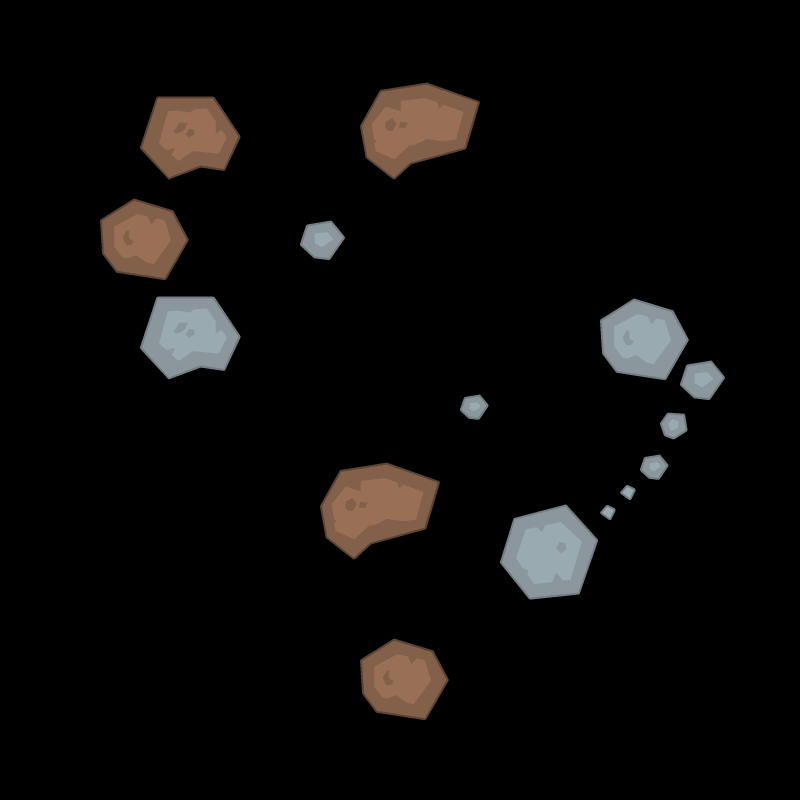

Rendered tile map (Tiled .tmx) drawn with the repository's tilesets; below, a short description and the full map source, tile grids included:
An orthogonal 40x40 tile map with 20x20 px tiles, 1 tile layer (Front Layer).

<map version="1.0" orientation="orthogonal" renderorder="right-down" width="40" height="40" tilewidth="20" tileheight="20" nextobjectid="1">
 <tileset firstgid="1" name="Meteors" tilewidth="120" tileheight="98" tilecount="20" columns="0">
  <tile id="0">
   <image width="101" height="84" source="Space shooter assets/PNG/Meteors/meteorBrown_big1.png" />
  </tile>
  <tile id="1">
   <image width="120" height="98" source="Space shooter assets/PNG/Meteors/meteorBrown_big2.png" />
  </tile>
  <tile id="2">
   <image width="89" height="82" source="Space shooter assets/PNG/Meteors/meteorBrown_big3.png" />
  </tile>
  <tile id="3">
   <image width="98" height="96" source="Space shooter assets/PNG/Meteors/meteorBrown_big4.png" />
  </tile>
  <tile id="4">
   <image width="43" height="43" source="Space shooter assets/PNG/Meteors/meteorBrown_med1.png" />
  </tile>
  <tile id="5">
   <image width="45" height="40" source="Space shooter assets/PNG/Meteors/meteorBrown_med3.png" />
  </tile>
  <tile id="6">
   <image width="28" height="28" source="Space shooter assets/PNG/Meteors/meteorBrown_small1.png" />
  </tile>
  <tile id="7">
   <image width="29" height="26" source="Space shooter assets/PNG/Meteors/meteorBrown_small2.png" />
  </tile>
  <tile id="8">
   <image width="18" height="18" source="Space shooter assets/PNG/Meteors/meteorBrown_tiny1.png" />
  </tile>
  <tile id="9">
   <image width="16" height="15" source="Space shooter assets/PNG/Meteors/meteorBrown_tiny2.png" />
  </tile>
  <tile id="10">
   <image width="101" height="84" source="Space shooter assets/PNG/Meteors/meteorGrey_big1.png" />
  </tile>
  <tile id="11">
   <image width="120" height="98" source="Space shooter assets/PNG/Meteors/meteorGrey_big2.png" />
  </tile>
  <tile id="12">
   <image width="89" height="82" source="Space shooter assets/PNG/Meteors/meteorGrey_big3.png" />
  </tile>
  <tile id="13">
   <image width="98" height="96" source="Space shooter assets/PNG/Meteors/meteorGrey_big4.png" />
  </tile>
  <tile id="14">
   <image width="43" height="43" source="Space shooter assets/PNG/Meteors/meteorGrey_med1.png" />
  </tile>
  <tile id="15">
   <image width="45" height="40" source="Space shooter assets/PNG/Meteors/meteorGrey_med2.png" />
  </tile>
  <tile id="16">
   <image width="28" height="28" source="Space shooter assets/PNG/Meteors/meteorGrey_small1.png" />
  </tile>
  <tile id="17">
   <image width="29" height="26" source="Space shooter assets/PNG/Meteors/meteorGrey_small2.png" />
  </tile>
  <tile id="18">
   <image width="18" height="18" source="Space shooter assets/PNG/Meteors/meteorGrey_tiny1.png" />
  </tile>
  <tile id="19">
   <image width="16" height="15" source="Space shooter assets/PNG/Meteors/meteorGrey_tiny2.png" />
  </tile>
 </tileset>
 <layer name="Front Layer" width="40" height="40">
  <data encoding="csv">
0,0,0,0,0,0,0,0,0,0,0,0,0,0,0,0,0,0,0,0,0,0,0,0,0,0,0,0,0,0,0,0,0,0,0,0,0,0,0,0,
0,0,0,0,0,0,0,0,0,0,0,0,0,0,0,0,0,0,0,0,0,0,0,0,0,0,0,0,0,0,0,0,0,0,0,0,0,0,0,0,
0,0,0,0,0,0,0,0,0,0,0,0,0,0,0,0,0,0,0,0,0,0,0,0,0,0,0,0,0,0,0,0,0,0,0,0,0,0,0,0,
0,0,0,0,0,0,0,0,0,0,0,0,0,0,0,0,0,0,0,0,0,0,0,0,0,0,0,0,0,0,0,0,0,0,0,0,0,0,0,0,
0,0,0,0,0,0,0,0,0,0,0,0,0,0,0,0,0,0,0,0,0,0,0,0,0,0,0,0,0,0,0,0,0,0,0,0,0,0,0,0,
0,0,0,0,0,0,0,0,0,0,0,0,0,0,0,0,0,0,0,0,0,0,0,0,0,0,0,0,0,0,0,0,0,0,0,0,0,0,0,0,
0,0,0,0,0,0,0,0,0,0,0,0,0,0,0,0,0,0,0,0,0,0,0,0,0,0,0,0,0,0,0,0,0,0,0,0,0,0,0,0,
0,0,0,0,0,0,0,0,0,0,0,0,0,0,0,0,0,0,0,0,0,0,0,0,0,0,0,0,0,0,0,0,0,0,0,0,0,0,0,0,
0,0,0,0,0,0,0,1,0,0,0,0,0,0,0,0,0,0,2,0,0,0,0,0,0,0,0,0,0,0,0,0,0,0,0,0,0,0,0,0,
0,0,0,0,0,0,0,0,0,0,0,0,0,0,0,0,0,0,0,0,0,0,0,0,0,0,0,0,0,0,0,0,0,0,0,0,0,0,0,0,
0,0,0,0,0,0,0,0,0,0,0,0,0,0,0,0,0,0,0,0,0,0,0,0,0,0,0,0,0,0,0,0,0,0,0,0,0,0,0,0,
0,0,0,0,0,0,0,0,0,0,0,0,0,0,0,0,0,0,0,0,0,0,0,0,0,0,0,0,0,0,0,0,0,0,0,0,0,0,0,0,
0,0,0,0,0,0,0,0,0,0,0,0,0,0,0,16,0,0,0,0,0,0,0,0,0,0,0,0,0,0,0,0,0,0,0,0,0,0,0,0,
0,0,0,0,0,3,0,0,0,0,0,0,0,0,0,0,0,0,0,0,0,0,0,0,0,0,0,0,0,0,0,0,0,0,0,0,0,0,0,0,
0,0,0,0,0,0,0,0,0,0,0,0,0,0,0,0,0,0,0,0,0,0,0,0,0,0,0,0,0,0,0,0,0,0,0,0,0,0,0,0,
0,0,0,0,0,0,0,0,0,0,0,0,0,0,0,0,0,0,0,0,0,0,0,0,0,0,0,0,0,0,0,0,0,0,0,0,0,0,0,0,
0,0,0,0,0,0,0,0,0,0,0,0,0,0,0,0,0,0,0,0,0,0,0,0,0,0,0,0,0,0,0,0,0,0,0,0,0,0,0,0,
0,0,0,0,0,0,0,0,0,0,0,0,0,0,0,0,0,0,0,0,0,0,0,0,0,0,0,0,0,0,0,0,0,0,0,0,0,0,0,0,
0,0,0,0,0,0,0,11,0,0,0,0,0,0,0,0,0,0,0,0,0,0,0,0,0,0,0,0,0,0,13,0,0,0,0,0,0,0,0,0,
0,0,0,0,0,0,0,0,0,0,0,0,0,0,0,0,0,0,0,0,0,0,0,0,0,0,0,0,0,0,0,0,0,0,16,0,0,0,0,0,
0,0,0,0,0,0,0,0,0,0,0,0,0,0,0,0,0,0,0,0,0,0,0,18,0,0,0,0,0,0,0,0,0,0,0,0,0,0,0,0,
0,0,0,0,0,0,0,0,0,0,0,0,0,0,0,0,0,0,0,0,0,0,0,0,0,0,0,0,0,0,0,0,0,17,0,0,0,0,0,0,
0,0,0,0,0,0,0,0,0,0,0,0,0,0,0,0,0,0,0,0,0,0,0,0,0,0,0,0,0,0,0,0,0,0,0,0,0,0,0,0,
0,0,0,0,0,0,0,0,0,0,0,0,0,0,0,0,0,0,0,0,0,0,0,0,0,0,0,0,0,0,0,0,18,0,0,0,0,0,0,0,
0,0,0,0,0,0,0,0,0,0,0,0,0,0,0,0,0,0,0,0,0,0,0,0,0,0,0,0,0,0,0,20,0,0,0,0,0,0,0,0,
0,0,0,0,0,0,0,0,0,0,0,0,0,0,0,0,0,0,0,0,0,0,0,0,0,0,0,0,0,0,20,0,0,0,0,0,0,0,0,0,
0,0,0,0,0,0,0,0,0,0,0,0,0,0,0,0,0,0,0,0,0,0,0,0,0,0,0,0,0,0,0,0,0,0,0,0,0,0,0,0,
0,0,0,0,0,0,0,0,0,0,0,0,0,0,0,0,2,0,0,0,0,0,0,0,0,0,0,0,0,0,0,0,0,0,0,0,0,0,0,0,
0,0,0,0,0,0,0,0,0,0,0,0,0,0,0,0,0,0,0,0,0,0,0,0,0,0,0,0,0,0,0,0,0,0,0,0,0,0,0,0,
0,0,0,0,0,0,0,0,0,0,0,0,0,0,0,0,0,0,0,0,0,0,0,0,0,14,0,0,0,0,0,0,0,0,0,0,0,0,0,0,
0,0,0,0,0,0,0,0,0,0,0,0,0,0,0,0,0,0,0,0,0,0,0,0,0,0,0,0,0,0,0,0,0,0,0,0,0,0,0,0,
0,0,0,0,0,0,0,0,0,0,0,0,0,0,0,0,0,0,0,0,0,0,0,0,0,0,0,0,0,0,0,0,0,0,0,0,0,0,0,0,
0,0,0,0,0,0,0,0,0,0,0,0,0,0,0,0,0,0,0,0,0,0,0,0,0,0,0,0,0,0,0,0,0,0,0,0,0,0,0,0,
0,0,0,0,0,0,0,0,0,0,0,0,0,0,0,0,0,0,0,0,0,0,0,0,0,0,0,0,0,0,0,0,0,0,0,0,0,0,0,0,
0,0,0,0,0,0,0,0,0,0,0,0,0,0,0,0,0,0,0,0,0,0,0,0,0,0,0,0,0,0,0,0,0,0,0,0,0,0,0,0,
0,0,0,0,0,0,0,0,0,0,0,0,0,0,0,0,0,0,3,0,0,0,0,0,0,0,0,0,0,0,0,0,0,0,0,0,0,0,0,0,
0,0,0,0,0,0,0,0,0,0,0,0,0,0,0,0,0,0,0,0,0,0,0,0,0,0,0,0,0,0,0,0,0,0,0,0,0,0,0,0,
0,0,0,0,0,0,0,0,0,0,0,0,0,0,0,0,0,0,0,0,0,0,0,0,0,0,0,0,0,0,0,0,0,0,0,0,0,0,0,0,
0,0,0,0,0,0,0,0,0,0,0,0,0,0,0,0,0,0,0,0,0,0,0,0,0,0,0,0,0,0,0,0,0,0,0,0,0,0,0,0,
0,0,0,0,0,0,0,0,0,0,0,0,0,0,0,0,0,0,0,0,0,0,0,0,0,0,0,0,0,0,0,0,0,0,0,0,0,0,0,0
</data>
 </layer>
</map>
